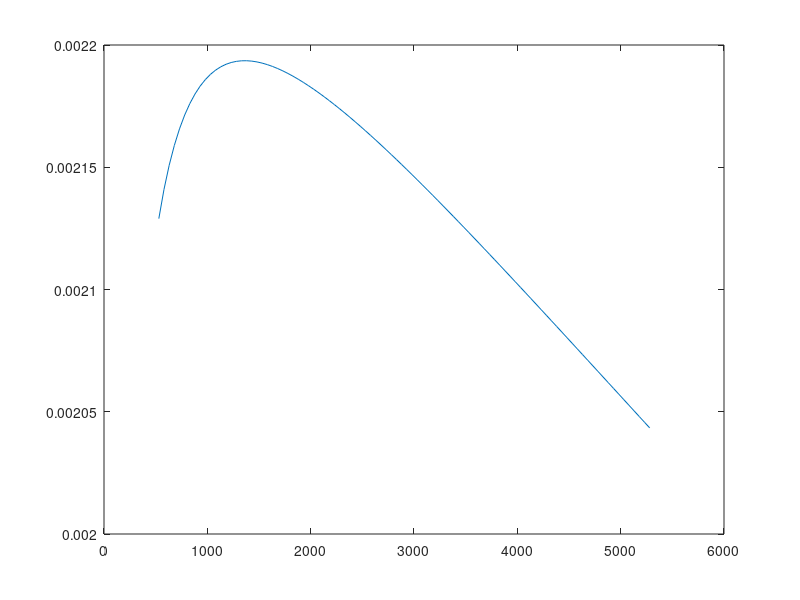
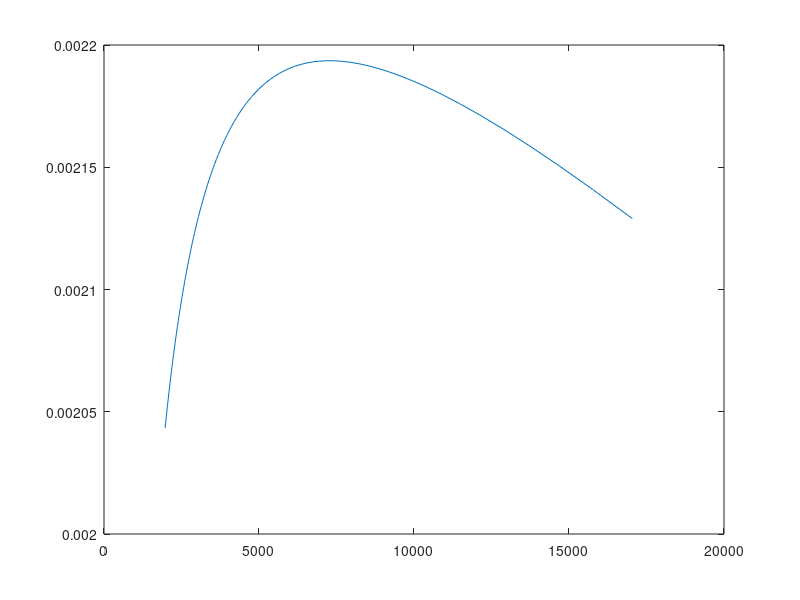

MATLAB code for these plots, in order:
Vg=1;
R=530.5165:50:5305.165;
deltaR=200;
R3=R+deltaR;
R1=R;
C=15e-9;
C1=C;
C3=C;
R4=10e3;
R2=2*R4;

%f=(1/2*pi)*sqrt(1/(C^2*R3*R3));
%w=2*pi*f;
w=1./(C*sqrt(R1.*R3));
Vd=sqrt((C1^2.*C3^2.*R1.^2.*R3.^2.*R4^2.*w.^4+C1^2.*R1.^2.*R4^2.*w.^2-2.*C1^2.*R1.*R2.*R3.*R4.*w.^2+C1^2.*R2^2.*R3.^2.*w.^2-2.*C1.*C3.*R2.*R3.^2.*R4.*w.^2+C3^2.*R3.^2.*R4^2.*w.^2+R4^2)./((R2+R4)^2.*C1^2.*w.^2.*(C3^2.*R2^2.*R3.^2.*w.^2+R2^2+2.*R2.*R3+R3.^2)));


%Vd=sqrt(C1^2*C3^2*R1.^2*R3^2*R4^2*Vg^2*w^4+C1^2*R1.^2*R4^2*Vg^2*w^2+C3^2*R3^2*R4^2*Vg^2*w^2-2*C1^2*R1.*R2*R3*R4*Vg*w^2-2*C1*C3*R2*R3^2*R4*Vg*w^2+C1^2*R2^2*R3^2*w^2+R4^2*Vg^2)/(C1^2*w^2*(C3^2*R3^2*w^2+1));
figure
plot(R,Vd)
figure
plot(w/(2*pi),Vd)

